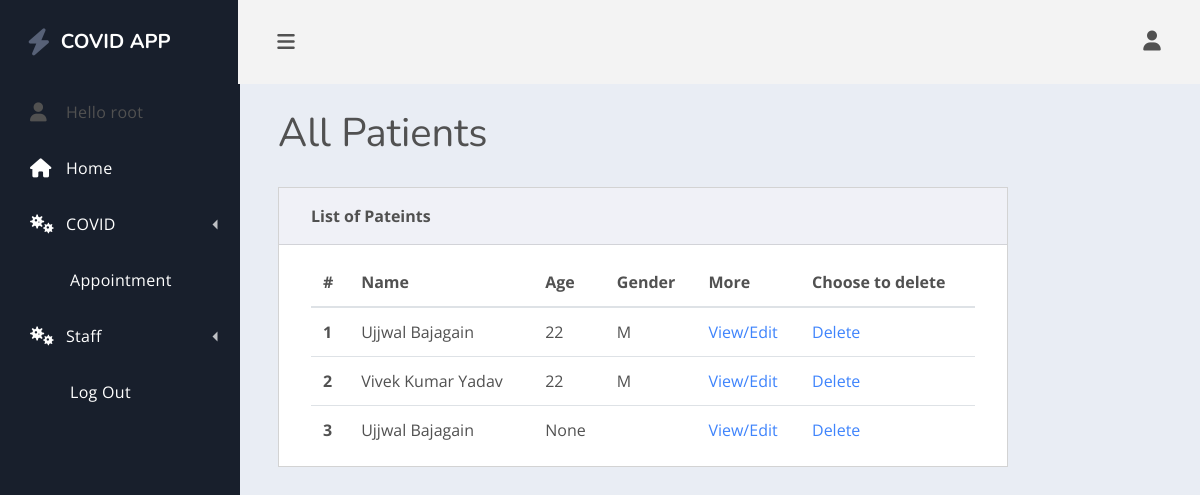
Page /listpatient/ (signed in) on the earlier database version.
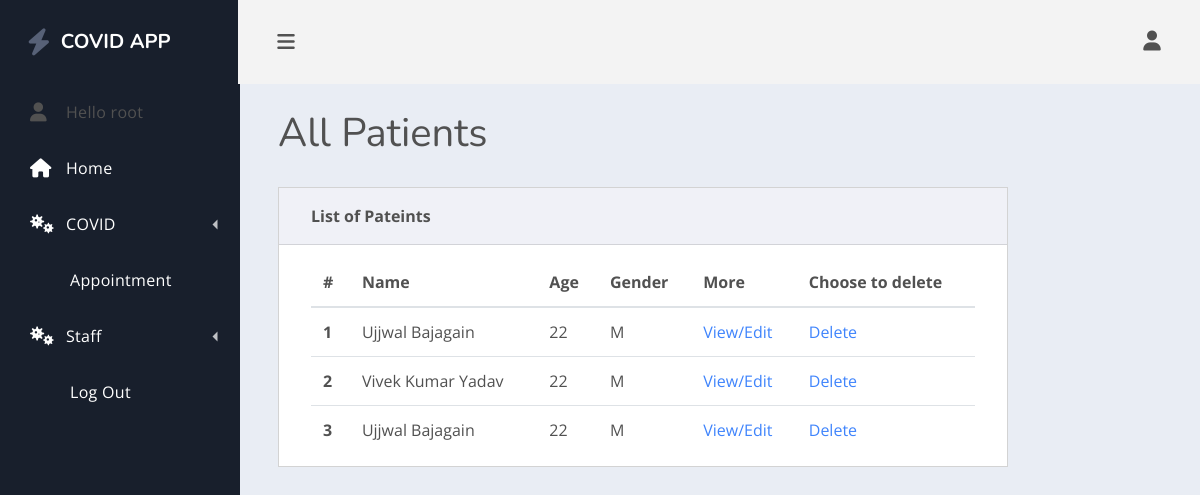
Same page on the later database version.
### healthcare/models.py (models this page shows)
class Patient(models.Model):
    GENDER_CHOICES = [('Male', 'Male'), ('Female', 'Female'), ('Other', 'Other'), ('NA', 'I do not wish to say')]
    BOOL_CHOICES = [('Yes', 'Yes'), ('No', 'No')]
    user = models.OneToOneField(User, null=True,blank=True, on_delete=models.CASCADE)
    first_Name = models.CharField(max_length= 200, null= True)
    last_Name = models.CharField(max_length= 200, null= True)
    phone = models.CharField(max_length= 200, null= True)
    email = models.CharField(max_length=200, null= True)
    address = models.CharField(max_length=500, null= True)
    date_created = models.DateField(auto_now_add = True)
    birth_date = models.DateField(blank= True,null=True)
    age = models.DecimalField(decimal_places=0, max_digits=50, null=True)
    gender = models.CharField(max_length=50, choices=GENDER_CHOICES, blank= True)
    height = models.CharField(max_length=10, default='0.00 ft')
    weight = models.CharField(max_length=10, default='0.00 lbs')
    allergies = models.CharField(max_length=200, null=True)
    emergency_contact_name = models.CharField(max_length=200, null=True)
    emergency_contact_phone = models.CharField( max_length=200, null=True)
    emergency_contact_address = models.CharField(max_length=200, null=True)
    insurance_provider = models.CharField(max_length=200, null=True)
    diagnosis = models.TextField(blank=True, null=True)
    pre_existing_conditions = models.TextField(blank=True, null=True)
    lab_reports = models.TextField(blank=True, null=True)
    have_you_been_tested_positive_for_COVID = models.CharField(max_length=5, choices=BOOL_CHOICES,null=True)
    def __str__(self):
        if (self.first_Name and self.last_Name):
            display = (self.first_Name + " " + self.last_Name)
        else:
            display = str(self.date_created)
        return display

### healthcare/decorators.py (the view)
    def wrapper_function(request, *args, **kwargs):
        group = None
        if request.user.groups.exists():
            group = request.user.groups.all()[0].name
        if group == 'patient':
            messages.warning(request, 'Your are Redirected as you are not authorized to view the requested page ')
            return redirect('home')
        if group == 'staff':
            return view_func(request, *args, **kwargs)

### healthcare/views.py (called while the page is built)
@staff_only
def listPatient(request):
    patients = Patient.objects.all()
    context = {'patients': patients}
    return render(request, 'healthcare/listPatient.html', context)

### healthcare/templates/healthcare/listPatient.html
{% extends 'healthcare/main.html' %}
{% block content %}
    {% load myfilters %}
    <main class="dash-content">
        <div class="container-fluid">
            <h1 class="dash-title">All Patients</h1>
            <div class="row">
                <div class="col-lg-10">
                    <div class="card spur-card">
                        <div class="card-header">
                            <div class="spur-card-title">List of Pateints</div>
                        </div>
                        <div class="card-body ">
                            <table class="table table-hover table-in-card">
                                <thead>
                                <tr>
                                    <th scope="col">#</th>
                                    <th scope="col">Name</th>
                                    <th scope="col">Age</th>
                                    <th scope="col">Gender</th>
                                    <th scope="col">More</th>
                                    <th scope="col">Choose to delete</th>
                                </tr>
                                </thead>
                                <tbody>
                                {% for patient in patients %}
                                    <tr>
                                        <th scope="row"> {{ forloop.counter }}</th>
                                        <td>{{ patient }}</td>
                                        <td>
                                            {{ patient.age }}
                                        </td>
                                        <td>
                                            {{ patient.gender }}
                                        </td>
                                        <td>
                                            <a href=" {% url 'editPatient' patient.id %}" {{ patient.gender }}>View/Edit</a>
                                        </td>
                                        <td>
                                            <a href=" {% url 'deletepatient' patient.id %}">Delete</a>
                                        </td>
                                    </tr>
                                {% endfor %}
                                </tbody>
                            </table>
                        </div>
                    </div>
                </div>
            </div>
        </div>
    </main>
{% endblock %}

### healthcare/templates/healthcare/main.html (shortened to what this page needs)
{% load static %}
<!doctype html>
<html lang="en">
<head>
    <link rel="stylesheet" href="https://use.fontawesome.com/releases/v5.4.1/css/all.css">
    <link rel="stylesheet" href="{% static 'css/spur.css'%}">
</head>
<body>
<div class="dash">
    {% include 'healthcare/nav.html' %}
    <div class="dash-app">
        <header class="dash-toolbar">
            <a href="#!" class="menu-toggle">
                <i class="fas fa-bars"></i>
            </a>
            <div class="tools">
                {% if user.is_authenticated %}
                    <div class="dropdown tools-item">
                        <a href="#" class="" id="dropdownMenu1" data-toggle="dropdown" aria-haspopup="true" aria-expanded="false">
                            <i class="fas fa-user"></i>
                        </a>
                    </div>
                {% else %}
                    <nav class="dash-nav-list">
                        <a href="{% url 'login' %}" class="dash-nav-item">Sign In </a>
                    </nav>
                {% endif %}
            </div>
        </header>
        {% block content %}
        {% endblock %}
        {% if user.is_authenticated %}
            </div>
            </div>
        {% endif %}
</body>
</html>

### healthcare/templates/healthcare/nav.html (shortened to what this page needs)
<div class="dash-nav dash-nav-dark">
    <header>
        <a href="{% url 'home' %}" class="spur-logo"><i class="fas fa-bolt"></i>COVID APP</a>
    </header>
    <nav class="dash-nav-list">
        {% if user.is_authenticated %}
            <div class="dash-nav-item">
                <i class="fas fa-user"></i> Hello {{ user.username }} </a>
            </div>
        {% endif %}
        <a href="{% url 'home' %}" class="dash-nav-item">
            <i class="fas fa-home"></i> Home </a>
        <div class="dash-nav-dropdown">
            <a href="#!" class="dash-nav-item dash-nav-dropdown-toggle">
                <i class="fas fa-viruses"></i> COVID </a>
        </div>
        {% if user.is_authenticated %}
            <a href="{% url 'scheduleAppointment' %}" class="dash-nav-item">Appointment</a>
            {% if user.is_staff  %}
                <div class="dash-nav-dropdown">
                    <a href="#!" class="dash-nav-item dash-nav-dropdown-toggle">
                        <i class="fas fa-viruses"></i>Staff </a>
                </div>
            {% endif %}
        {% endif %}
        {% if user.is_authenticated %}
            <a href="{% url 'logout' %}" class="dash-nav-item">
                </i> Log Out </a>
        {% else %}
            <a href="{% url 'login' %}" class="dash-nav-item">
                </i> Log In </a>
        {% endif %}
    </nav>
</div>

Differences in the rows shown:
changed Patient (number 3 of 3 on the later page): age "None" → "22"; gender (not shown) → "M"
